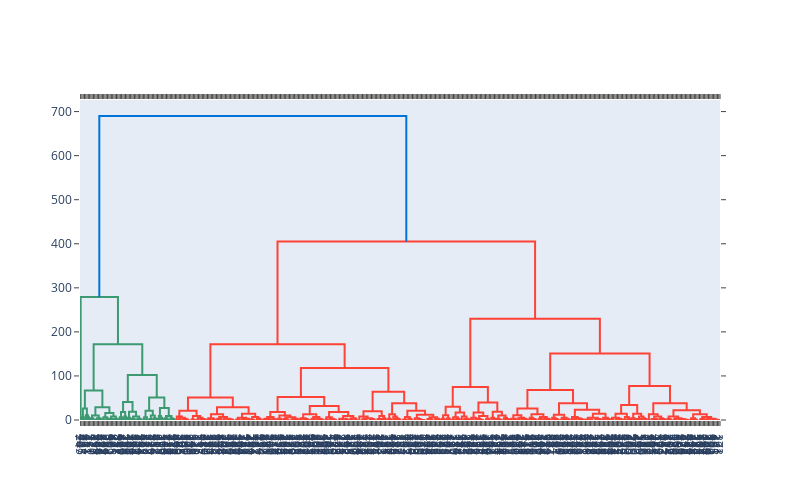

Here is the notebook cell this chart was saved with:
### Markdown cell above
**Il est souvent pertinent de choisir le partionnement correspondant au plus grand saut entre deux clusters consécutifs. C'est pour cela que nous allons donc choisir 5 clusters comme nombre de clusters optimal.**

### Code cell
echantillon = df_max_purchase[["Recency"]].iloc[0:500]

fig = ff.create_dendrogram(echantillon)
fig.update_layout(width=800, height=500)
fig.show()
